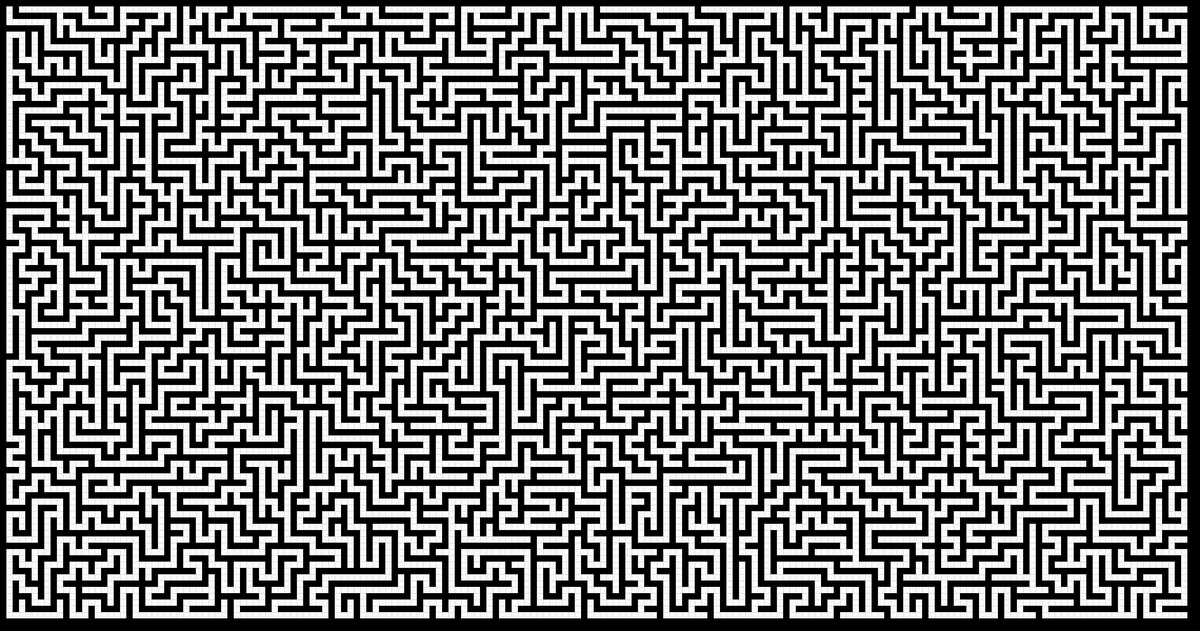
Frame 1 (no input)
Frame 60 (the mouse pressed at the canvas centre just before this capture): identical to frame 1, image omitted
Frame 120 (the mouse held since frame 60 and released just before this capture): identical to frame 1, image omitted

The Processing sketch that drew this single still picture (run headless with seeded random() and noise(); from frame 60 on, the mouse is pressed at the canvas centre):

// Processing sketch: PathFinder_MazeGenerator
// ── PathFinder_MazeGenerator.pde
class PathFinding{
    
    pathFinderCell board[][];
    pathFinderCell searchAreaCorners[];
    int cornersLength;
    int mazeX, mazeY;
    int x, y;
    int startX, startY, currentX, currentY, finishX, finishY;
    int FinalPathX, FinalPathY;
    int boardLength, boardHeight;
    int rectSize, rectDistance;
    int min;
    int minI, minJ;
    int c;
  public
    PathFinding(int rectSize1, int rectDistance1, int screenLength, int screenHigth){
      rectSize = rectSize1;
      rectDistance = rectSize+rectDistance1;
      cornersLength = 0;
      c=0;
      mazeX = 1;
      mazeY = 1;
      boardLength = (screenLength - (screenLength % rectDistance))/rectDistance;//вычисление кол-ва клеток опред. размера для данного размера экрана
      boardHeight = (screenHigth - (screenHigth % rectDistance))/rectDistance;
      board = new pathFinderCell [boardHeight][boardLength];
      searchAreaCorners = new pathFinderCell[boardHeight*boardLength];
      for(int i = 0; i<boardHeight;i++){
        for(int j = 0; j<boardLength;j++){
          if(i==0||i==boardHeight-1||j==0||j==boardLength-1) board[i][j]  = new pathFinderCell('w', j, i);
          else board[i][j]  = new pathFinderCell('n', j, i);
        }
      }
    }
    
    void SetCells(){//установка клеток мышью
      if((mouseX - (mouseX % rectDistance))/rectDistance>=0&&(mouseX - (mouseX % rectDistance))/rectDistance<=boardLength) x = (mouseX - (mouseX % rectDistance))/rectDistance;
      if((mouseY - (mouseY % rectDistance))/rectDistance>=0&&(mouseY - (mouseY % rectDistance))/rectDistance<=boardHeight) y = (mouseY - (mouseY % rectDistance))/rectDistance;
      if (mousePressed){
        switch (key){
          case 'w':
            board[y][x].mainState='w';//wall
            break;
          case 's':
            board[y][x].mainState='s';//start
            startX = x;
            startY = y;
            currentX = x;
            currentY = y;
            break;
          case 'f':
            board[y][x].mainState='f';//finish
            finishX = x;
            finishY = y;
            FinalPathX = x;
            FinalPathY = y;
            break;
          case 'n':
            board[y][x].mainState='n';//none
            break;
        }
      }
    }
    void CellsText(){//для отладки
      for(int i = 0; i<boardHeight;i++){
        for(int j = 0; j<boardLength;j++){
          fill(0, 0, 255);
          textSize(15);
          text("   " + board[i][j].x + "     " + board[i][j].y, j*rectDistance, i*rectDistance+rectSize-40);
          text("   " + board[i][j].ParentCellX + "     " + board[i][j].ParentCellY, j*rectDistance, i*rectDistance+rectSize-30);
          text("     " + board[i][j].mainState, j*rectDistance, i*rectDistance+rectSize-20);
        }
      }
    }
    
    void GenerateRandBoard(float x){//рандомная доска
      for(int i=0;i<int(boardHeight*boardHeight)*x;i++){
        board[(int) (Math.random() * (boardHeight-1))][(int) (Math.random() * (boardLength-1))].mainState = 'w';
      }
      for(int i = 0; i<boardLength;i++){
        for(int j = 0; j<boardHeight;j++){
          print("'" + board[j][i].mainState + "', ");
        }
      }
    }
    
    void GenerateMaze(){
      Maze maze;
      maze = new Maze(boardHeight, boardLength);
      maze.GenerateMaze();

      for(int i = 0; i<boardHeight;i++){
        for(int j = 0; j<boardLength;j++){
          if(maze.getCellState(j, i)==true) board[i][j].mainState = 'n';
          else board[i][j].mainState = 'w';
        }
      } 
    }
    
    void ShowBoard(){//отображение доски
      for(int i = 0; i<boardHeight;i++){
        for(int j = 0; j<boardLength;j++){
          switch(board[i][j].mainState){
            case 'w':
              fill(0);
              break;
            case 'n': 
              fill(250);
              break;
            case 't': 
              fill(150);
              //fill(250);
              break;
            case 's': 
              fill(0, 255, 0);
              break;
            case 'f': 
              fill(255, 0, 0);
              break;
            case 'p':
              fill(0, 0, 255);
          }
          strokeWeight(0);
          //stroke(0);
          rectMode(CORNERS);
          rect(j*rectDistance,i*rectDistance, rectSize + j*rectDistance, rectSize + i*rectDistance);
          
        }
      }
    }
    
    boolean EndCondition(){
      if(currentX==finishX && currentY==finishY){
        return true;
      }
      else return false;
    }
    
    void FindPath(){
      //println(c++);
      board[currentY][currentX].mainState='t';
      for(int i=currentX-1;i<currentX+2;i++){
        for(int j=currentY-1;j<currentY+2;j++){
          if(board[j][i].mainState!='w' && board[j][i].mainState!='t'){
                       
            board[j][i].DistanceToFinish = Math.min(abs(i-finishX), abs(j-finishY))*14 + (Math.max(abs(i-finishX), abs(j-finishY))-Math.min(abs(i-finishX), abs(j-finishY)))*10;
            
            int distance;//расстояние до соседней клетки
            
            if((i-currentX)==(j-currentY)||(i-currentX)==(currentY-j)) {
              distance = 14;//пошли по диагонали
            }
            else{
              distance = 10;//пошли по прямой
            }
            
            if(board[j][i].FinalCost > (board[j][i].DistanceToFinish + board[currentY][currentX].DistanceToStart + distance) || board[j][i].FinalCost==0){
               board[j][i].DistanceToStart = board[currentY][currentX].DistanceToStart + distance;
               board[j][i].ParentCellX = board[currentY][currentX].x;
               board[j][i].ParentCellY = board[currentY][currentX].y;
            }
            
            board[j][i].FinalCost = board[j][i].DistanceToStart + board[j][i].DistanceToFinish;
            
            searchAreaCorners[cornersLength] = board[j][i];
            //println("(" + i + ";" + j + ") = (" + board[j][i].x + ";" + board[j][i].y + ")\n");
            //println("э-т (" + searchAreaCorners[cornersLength].mainState + ";" + searchAreaCorners[cornersLength].FinalCost + ")  =  (" + board[j][i].mainState + ";" + board[j][i].FinalCost + ")\n");
            cornersLength++;
            
            for(int c=0;c<cornersLength;c++){
              //println("(" + searchAreaCorners[c].x + ";" + searchAreaCorners[c].y + ")");
              if(board[searchAreaCorners[c].y][searchAreaCorners[c].x].mainState == 't' || searchAreaCorners[c].mainState == 't'/* || (i==searchAreaCorners[c].x && j==searchAreaCorners[c].y && board[searchAreaCorners[c].y][searchAreaCorners[c].x].FinalCost!=0 && board[searchAreaCorners[c].y][searchAreaCorners[c].x].FinalCost < searchAreaCorners[c].FinalCost)*/){
                //удаление элемента "c" из searchAreaCorners
                for(int k=c;k<cornersLength-1;k++){
                  searchAreaCorners[k] = searchAreaCorners[k+1];
                }
                c=0;
                cornersLength--;
              }
            }
          }
        }
      }
      
      /*println(cornersLength + " элементов");
      for(int c=0;c<cornersLength;c++){
          println("(" + searchAreaCorners[c].x + ";" + searchAreaCorners[c].y + ") - " + searchAreaCorners[c].mainState);   
      }
      println();
      
      println("удалили " + minn + "\n");
      
      println("\n\n");*/
      
      
      for(int i = 0; i<cornersLength;i++){
        if(searchAreaCorners[i].FinalCost==0 ||  searchAreaCorners[i].mainState=='s' || searchAreaCorners[i].mainState=='t'){
            //min = searchAreaCorners[i].FinalCost;
            print(searchAreaCorners[i].mainState + " (" + searchAreaCorners[i].x + ";" + searchAreaCorners[i].y + ")  ");
            println(min + "\n");
        }  
      }
      
      min = 100000000;
      for(int i = 0; i<cornersLength;i++){
        if(searchAreaCorners[i].FinalCost<min && searchAreaCorners[i].FinalCost!=0 &&  searchAreaCorners[i].mainState!='t'){
            min = searchAreaCorners[i].FinalCost;
            minI = searchAreaCorners[i].x;
            minJ = searchAreaCorners[i].y;
        }  
      }

      for(int i = 0; i<cornersLength;i++){
          if(searchAreaCorners[i].FinalCost == board[minJ][minI].FinalCost && searchAreaCorners[i].DistanceToFinish < min  && searchAreaCorners[i].FinalCost!=0 &&  searchAreaCorners[i].mainState!='t'){
                min = searchAreaCorners[i].DistanceToFinish;
                minI = searchAreaCorners[i].x;
                minJ = searchAreaCorners[i].y;
          }
        
      }
      currentX = minI;
      currentY = minJ;
      
      /*noStroke();
      fill(100);
      rect(currentX*rectDistance,currentY*rectDistance, rectSize + currentX*rectDistance, rectSize + currentY*rectDistance);*/
      
      
      //println("currentX = " + currentX + "\ncurrentY = " + currentY);
      /*print("\n\nboard - ");
      for(int i = 0; i<boardLength;i++){
        for(int j = 0; j<boardHeight;j++){
          if(board[j][i].mainState == 'n' && board[j][i].FinalCost !=0) print("(" + i + ";" + j + ")   ");
        }
      }
      print("\ncorners - ");
      for(int i = 0; i<cornersLength;i++){
        print("(" + searchAreaCorners[i].x + ";" + searchAreaCorners[i].y + ")   ");
      }
      println("\n\n\n");*/
      
    }
    
    void DisplayPath(){
        FinalPathX = currentX;
        FinalPathY = currentY;
        int a, b;
        while(FinalPathX!=startX || FinalPathY!=startY){
          a = board[FinalPathY][FinalPathX].ParentCellX;
          b = board[FinalPathY][FinalPathX].ParentCellY;
          
          line(FinalPathX*rectDistance + rectSize/2, FinalPathY*rectDistance + rectSize/2, a*rectDistance + rectSize/2, b*rectDistance + rectSize/2);
          //rintln("(" + a + ";" + b + ") -> (" + FinalPathX + ";" + FinalPathY + ")");
          FinalPathX = a;
          FinalPathY = b;
          //board[FinalPathY][FinalPathX].mainState = 'p';
        }
        //println("shit");
    }
    
};

PathFinding Finder = new PathFinding(10, 0, 1900, 1000);
void setup(){
  size(1900, 1000);
  //Finder.GenerateRandBoard(1.3);
  Finder.GenerateMaze();
  Finder.ShowBoard();
}


void draw(){
  frameRate(200);
  if(key == 'w'||key == 's'||key == 'f'||key == 'n'){
    Finder.ShowBoard();
    Finder.SetCells();
  }
  if(key == ' '){
    if(!Finder.EndCondition()){
      Finder.FindPath();
      stroke(0);
      strokeWeight(2);
      //Finder.DisplayPath();
    }
    else{
      stroke(0,0,255);
      strokeWeight(3);
      //Finder.ShowBoard();
      Finder.DisplayPath();
    }
  }
  
}
void keyPressed(){
  Finder.SetCells();
}

// ── Stack.pde
class Stack{
  private
    int maxSize;
    mazeCell []stackArray;
    int top;
  public
    Stack(int mSize){
      maxSize = mSize;
      stackArray = new mazeCell[maxSize];
      top = -1;
    }
    void addElement(mazeCell element){
      top++;
      stackArray[top] = element;
    }
    void deleteElement(){
      top--;
    }
    int size(){
      return top;
    }
    mazeCell readTop(){
      return stackArray[top];
    }
    boolean isEmpty(){
      return (top == -1);
    }
    boolean isFull(){
      return (top == maxSize-1);
    }
}

// ── mazeCell.pde
class mazeCell{
  public int state;//0 - wall; 1 - not tested; 2 - tested
  public int x, y;
  public mazeCell(int st, int sx, int sy){
    state = st;
    x = sx;
    y = sy;
  }
}

// ── mazeGenerator.pde
class Maze{
  private
    int mazeHeight, mazeLength;
    int x, y;
    int xDir, yDir;
    mazeCell [][]mazeBoard;
    Stack path;
    boolean neighbours = false;
  public
    Maze(int Height, int Length){//размеры лабиринта x, y; 
      x = 1;
      y = 1;
      xDir=0;
      yDir=0;
      mazeHeight = Height;
      mazeLength = Length;
      mazeBoard = new mazeCell[mazeHeight][mazeLength];
      for(int i = 0;i<mazeHeight;i++){
        for(int j = 0;j<mazeLength;j++){
          mazeBoard[i][j] = new mazeCell(0, j, i);
        }
      }
      for(int i = 1;i<mazeHeight-1;i+=2){
        for(int j = 1;j<mazeLength-1;j+=2){
          mazeBoard[i][j].state = 1;
        }
      }
      mazeBoard[y][x].state = 2;
      path = new Stack(mazeHeight*mazeLength);
      path.addElement(mazeBoard[y][x]);
      
    }

    boolean isNeighbours(){//проверка на тупик
      neighbours = false;
      if((y+2)<mazeHeight){
        if(mazeBoard[y+2][x].state==1){//down
          neighbours = true;
        }
      }
      if((y-2)>0){
        if(mazeBoard[y-2][x].state==1){//up
          neighbours = true;
        }
      }
      if((x+2)<mazeLength){
        if(mazeBoard[y][x+2].state==1){//right
          neighbours = true;
        }
      }
      if((x-2)>0){
        if(mazeBoard[y][x-2].state==1){//left
          neighbours = true;
        }
      }
      return neighbours;
    }
    
    boolean screenIntersect(int a, int b){
      if(b<mazeHeight && b>0 && a>0 && a<mazeLength){
        return true;
      }
      return false;
    }
    
    void deleteWall(int point1X, int point1Y, int point2X, int point2Y){
      mazeBoard[(int)((point1Y+point2Y)/2)][(int)((point1X+point2X)/2)].state = 1;
    }
    
    boolean getCellState(int xm, int ym){
      if(mazeBoard[ym][xm].state==1 || mazeBoard[ym][xm].state==2) return true;
      return false;
    }

    void GenerateMaze(){
      while(!path.isEmpty()){
        while(isNeighbours()){//движемся в произвольном направлении
            int rand = (int)(Math.random()*4);
            switch(rand){//выбираем направление движения
              case 0://right
                xDir=1;
                yDir=0;
                break;
              case 1://left
                xDir=-1;
                yDir=0;
                break;
              case 2://down
                yDir=1;
                xDir=0;
                break;
              case 3://up
                yDir=-1;
                xDir=0;
                break;
            }
        
          if(screenIntersect(x+xDir*2, y+yDir*2) && mazeBoard[y+yDir*2][x+xDir*2].state==1){//сдвигаемся в клетку по выбранному направлению
              mazeBoard[y][x].state = 2;
              deleteWall(x, y, x+xDir*2, y+yDir*2);
              x += xDir*2;
              y += yDir*2;
              path.addElement(mazeBoard[y][x]);//добавляем новую клетку в стек
              mazeBoard[y][x].state = 2;
          }
          
        }
      
        //если тупик - двигаемся по стеку обратно пока не найдём свободные соседние клетки

        path.deleteElement();
        
        if(!path.isEmpty()){
          mazeCell curCell = path.readTop();
          x = curCell.x;
          y = curCell.y;
        }
      }
    }
}

// ── pathFinderCell.pde
class pathFinderCell{
  public
    char mainState;//'w' - wall, 'n' - not visited, 't' - visited, 's' - start, 'f' - finish
    int x, y;
    int DistanceToFinish;
    int DistanceToStart;
    int FinalCost;
    int ParentCellX, ParentCellY;
    pathFinderCell(char MS, int SX, int SY){
      mainState = MS;
      x = SX;
      y = SY;
      DistanceToFinish = 0;
      DistanceToStart = 0;
      FinalCost = 0;
      ParentCellX = -1;
      ParentCellY = -1;
    }
};
